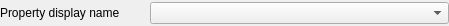
<?xml version="1.0" encoding="UTF-8"?>
<ui version="4.0">
 <class>InspectorSelect</class>
 <widget class="QWidget" name="InspectorSelect">
  <property name="geometry">
   <rect>
    <x>0</x>
    <y>0</y>
    <width>449</width>
    <height>26</height>
   </rect>
  </property>
  <property name="windowTitle">
   <string>Form</string>
  </property>
  <layout class="QHBoxLayout" name="horizontalLayout">
   <property name="spacing">
    <number>0</number>
   </property>
   <property name="leftMargin">
    <number>0</number>
   </property>
   <property name="topMargin">
    <number>0</number>
   </property>
   <property name="rightMargin">
    <number>0</number>
   </property>
   <property name="bottomMargin">
    <number>0</number>
   </property>
   <item>
    <widget class="QLabel" name="propertyDisplayName">
     <property name="sizePolicy">
      <sizepolicy hsizetype="Preferred" vsizetype="Preferred">
       <horstretch>1</horstretch>
       <verstretch>0</verstretch>
      </sizepolicy>
     </property>
     <property name="text">
      <string>Property display name</string>
     </property>
    </widget>
   </item>
   <item>
    <widget class="QWidget" name="widget" native="true">
     <property name="sizePolicy">
      <sizepolicy hsizetype="Preferred" vsizetype="Preferred">
       <horstretch>2</horstretch>
       <verstretch>0</verstretch>
      </sizepolicy>
     </property>
     <layout class="QHBoxLayout" name="horizontalLayout_2">
      <property name="spacing">
       <number>0</number>
      </property>
      <property name="leftMargin">
       <number>0</number>
      </property>
      <property name="topMargin">
       <number>0</number>
      </property>
      <property name="rightMargin">
       <number>0</number>
      </property>
      <property name="bottomMargin">
       <number>0</number>
      </property>
      <item>
       <widget class="QComboBox" name="propertySelection"/>
      </item>
     </layout>
    </widget>
   </item>
  </layout>
 </widget>
 <resources/>
 <connections/>
</ui>
